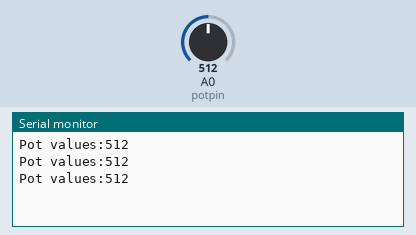
This sketch was run on a simulated Arduino Uno, built with avr-gcc and run on an emulated ATmega328P. Shown: the last lines printed to the serial monitor. Inputs (shaded band) come from the test bench; at power-on: A0 (potpin) = 512.

Above: at 1.3 s.
1.4 s: A0 (potpin) set to 716
At 1.9 s:
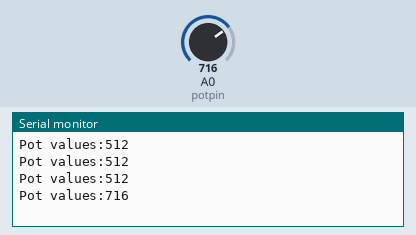
2.9 s: A0 (potpin) set to 900
At 3.4 s:
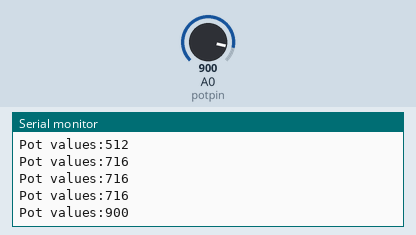
Timing chart, 0 to 5.9 s (numbered marks = the images above; inputs shaded):
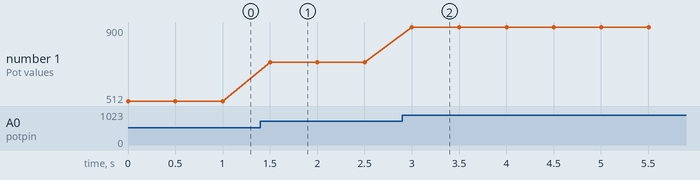

Measured:
- after the input at 1.4 s, the serial monitor: prints a new line after 0.10 s (image 1)
- after the input at 2.9 s, the serial monitor: prints a new line after 0.10 s (image 2)
- plotted number 1: 512 → 716 after the input at 1.4 s, 716 → 900 after the input at 2.9 s

The sketch:

Pot.ino
```cpp
const int potpin = A0;


void setup() {
  // put your setup code here, to run once:
  Serial.begin(9600);

}

void loop() {
  // put your main code here, to run repeatedly:
  int potvalue=analogRead(potpin); // read the nalog value (0-1023) (0 to 5v)
  Serial.print("Pot values:");
  Serial.println(potvalue);  // Print the value to serial monitor
  delay(500);

}
```
